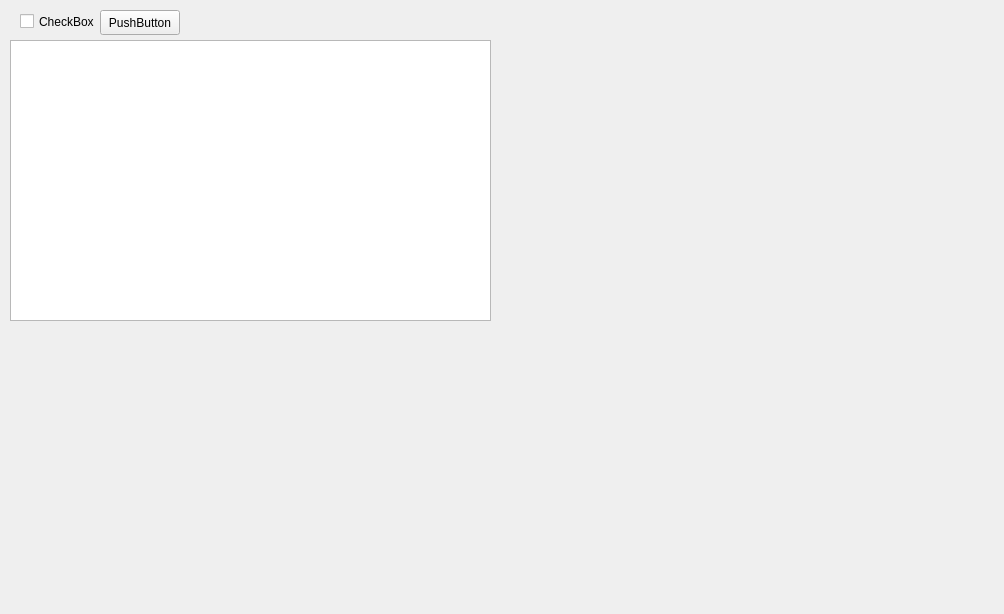
<?xml version="1.0" encoding="UTF-8"?>
<ui version="4.0">
 <class>Widget</class>
 <widget class="QWidget" name="Widget">
  <property name="geometry">
   <rect>
    <x>0</x>
    <y>0</y>
    <width>1004</width>
    <height>614</height>
   </rect>
  </property>
  <property name="windowTitle">
   <string>Widget</string>
  </property>
  <widget class="QPushButton" name="testPushButton">
   <property name="geometry">
    <rect>
     <x>100</x>
     <y>10</y>
     <width>80</width>
     <height>25</height>
    </rect>
   </property>
   <property name="text">
    <string>PushButton</string>
   </property>
  </widget>
  <widget class="QCheckBox" name="testCheckBox">
   <property name="geometry">
    <rect>
     <x>20</x>
     <y>10</y>
     <width>82</width>
     <height>23</height>
    </rect>
   </property>
   <property name="text">
    <string>CheckBox</string>
   </property>
  </widget>
  <widget class="QGraphicsView" name="plannerGraphicsView">
   <property name="geometry">
    <rect>
     <x>10</x>
     <y>40</y>
     <width>481</width>
     <height>281</height>
    </rect>
   </property>
  </widget>
 </widget>
 <layoutdefault spacing="6" margin="11"/>
 <resources/>
 <connections/>
</ui>
